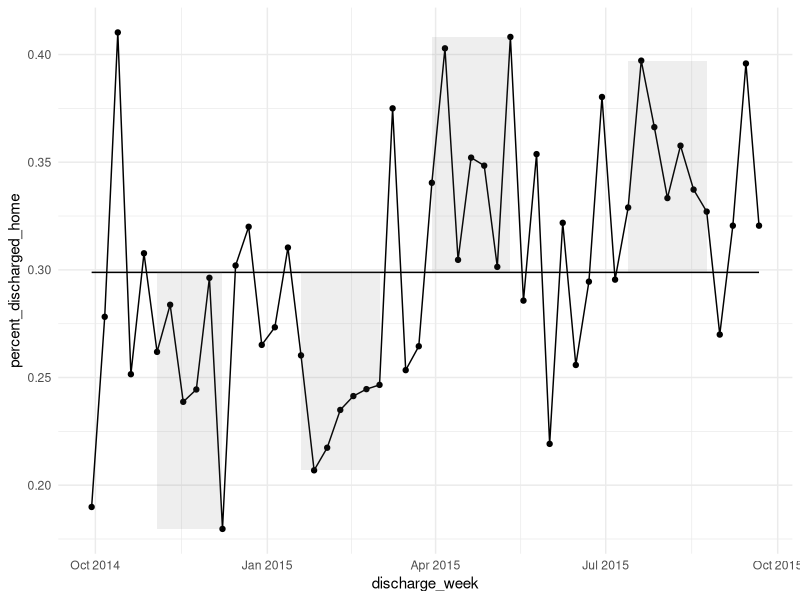

R code for this plot:

# Run charts with rectangular box shading ---------------------------------


# Step 0 - load packages --------------------------------------------------

library(readxl)
library(tidyverse)


# Step 1 - import the data ------------------------------------------------

df_run_chart_data <- 
  read_xlsx("data/inreach_weekly_data_v2.xlsx")


# Step 2 - draw the run chart ---------------------------------------------

ggplot(data = df_run_chart_data) +
  aes(x = discharge_week) +
  geom_line(aes(y = percent_discharged_home)) +
  geom_point(aes(y = percent_discharged_home)) +
  geom_line(aes(y = median)) +
  geom_rect (aes(xmin = xmin,
                 xmax = xmax,
                 ymin = ymin,
                 ymax = ymax),
             alpha = 0.1) +
  theme_minimal()
